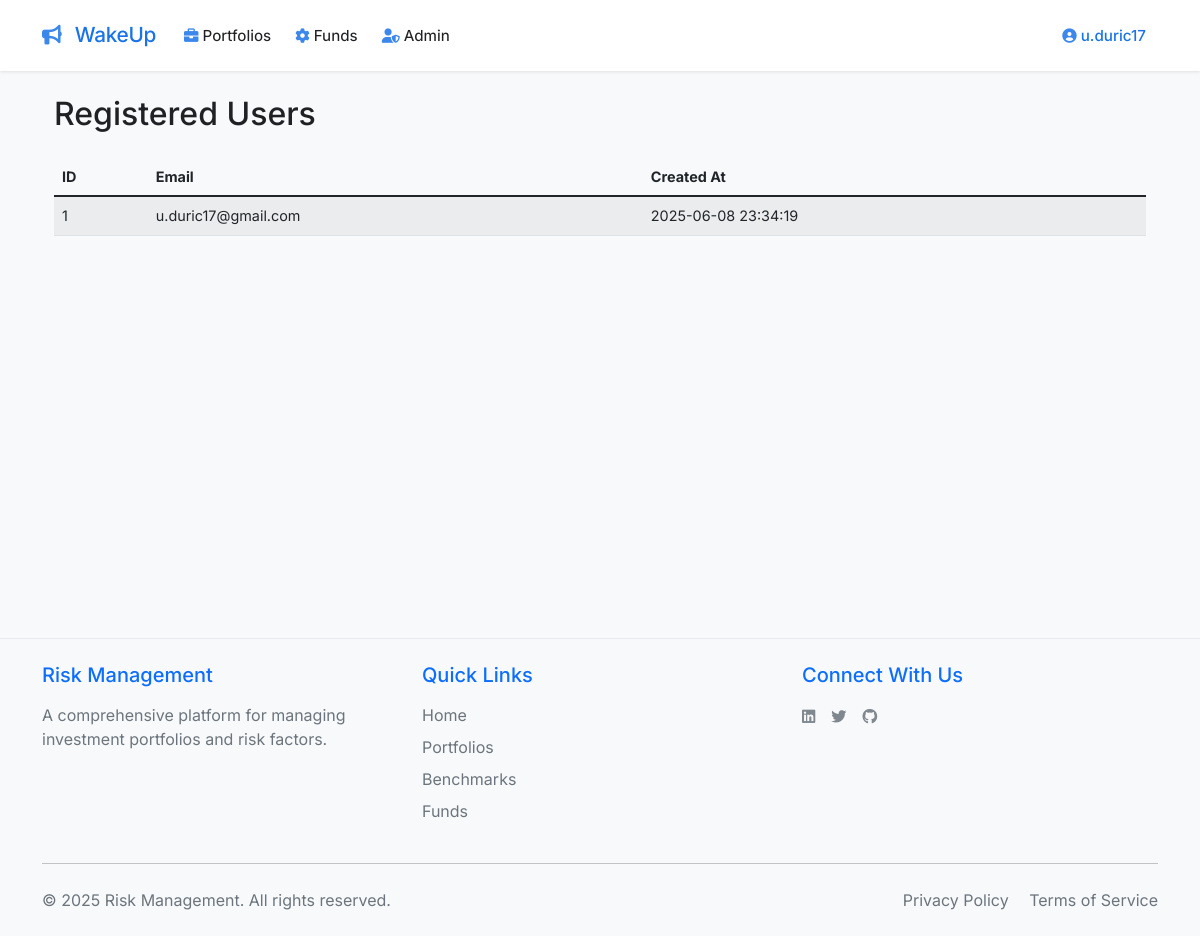
Screenshot of /users (signed in) with the database file from the repository.
### app.py (models this page shows, shortened)
class User(UserMixin, db.Model):
    id = db.Column(db.Integer, primary_key=True)
    email = db.Column(db.String(120), unique=True, nullable=False)
    name = db.Column(db.String(80), nullable=False)
    password_hash = db.Column(db.String(128))
    user_type = db.Column(db.String(20), default='beginner')
    created_at = db.Column(db.DateTime, default=datetime.utcnow)
    portfolios = db.relationship('Portfolio', backref='user', lazy=True)
    benchmarks = db.relationship('Benchmark', back_populates='user', lazy=True)
    funds = db.relationship('Fund', back_populates='user', lazy=True)
    def is_admin(self):
        return self.user_type == 'admin'

### app.py (the view)
@app.route('/users')
def get_users():
    users = User.query.all()
    return render_template('users.html', users=users)

### app.py (called while the page is built)
@app.after_request
def add_security_headers(response):
    response.headers['X-Content-Type-Options'] = 'nosniff'
    response.headers['X-Frame-Options'] = 'SAMEORIGIN'
    response.headers['X-XSS-Protection'] = '1; mode=block'
    response.headers['Strict-Transport-Security'] = 'max-age=31536000; includeSubDomains'
    return response

@login_manager.user_loader
def load_user(user_id):
    return User.query.get(int(user_id))

@app.context_processor
def inject_now():
    return {'now': datetime.utcnow()}

### templates/users.html
{% extends "base.html" %}
{% block content %}
<div class="container mt-4">
    <h2 class="mb-4">Registered Users</h2>
    {% if users %}
    <div class="table-responsive">
        <table class="table table-striped">
            <thead>
                <tr>
                    <th>ID</th>
                    <th>Email</th>
                    <th>Created At</th>
                </tr>
            </thead>
            <tbody>
                {% for user in users %}
                <tr>
                    <td>{{ user.id }}</td>
                    <td>{{ user.email }}</td>
                    <td>{{ user.created_at.strftime('%Y-%m-%d %H:%M:%S') }}</td>
                </tr>
                {% endfor %}
            </tbody>
        </table>
    </div>
    {% else %}
    <div class="alert alert-info">No users registered yet.</div>
    {% endif %}
</div>
{% endblock %}

### templates/base.html (shortened to what this page needs)
<!DOCTYPE html>
<html lang="en">
<head>
    <link href="https://cdn.jsdelivr.net/npm/bootstrap@5.1.3/dist/css/bootstrap.min.css" rel="stylesheet">
    <link href="https://cdnjs.cloudflare.com/ajax/libs/font-awesome/6.0.0/css/all.min.css" rel="stylesheet">
    <link href="{{ url_for('static', filename='css/style.css') }}" rel="stylesheet">
</head>
<body>
    <nav class="navbar navbar-expand-lg">
        <div class="container">
            <a class="navbar-brand" href="{{ url_for('total_portfolio') }}">
                <i class="fa-solid fa-bullhorn me-2"></i> WakeUp
            </a>
            <div class="collapse navbar-collapse" id="navbarNav">
                <ul class="navbar-nav me-auto">
                    {% if current_user.is_authenticated %}
                    <li class="nav-item dropdown">
                        <a class="nav-link dropdown-toggle" href="#" id="portfoliosDropdown" role="button" data-bs-toggle="dropdown">
                            <i class="fas fa-briefcase me-1"></i>Portfolios
                        </a>
                    </li>
                    <li class="nav-item dropdown">
                        <a class="nav-link dropdown-toggle" href="#" id="optionsDropdown" role="button" data-bs-toggle="dropdown">
                            <i class="fas fa-cog me-1"></i>Funds
                        </a>
                    </li>
                    {% if current_user.is_admin() %}
                    <li class="nav-item dropdown">
                        <a class="nav-link dropdown-toggle" href="#" id="adminDropdown" role="button" data-bs-toggle="dropdown">
                            <i class="fas fa-user-shield me-1"></i>Admin
                        </a>
                    </li>
                    {% endif %}
                    {% endif %}
                </ul>
                <ul class="navbar-nav ms-auto">
                    {% if current_user.is_authenticated %}
                    <li class="nav-item dropdown">
                        <a class="nav-link dropdown-toggle profile-link" href="#" id="profileDropdown" role="button" data-bs-toggle="dropdown">
                            <i class="fas fa-user-circle me-1"></i>{{ current_user.name }}
                        </a>
                    </li>
                    {% endif %}
                </ul>
            </div>
        </div>
    </nav>
    <div class="main-content">
        <div class="container mt-4 pb-5">
            {% block content %}{% endblock %}
        </div>
    </div>
    <footer class="footer mt-auto py-4 bg-light">
        <div class="container">
            <div class="row">
                <div class="col-md-4 mb-3 mb-md-0">
                    <h5 class="text-primary mb-3">Risk Management</h5>
                    <p class="text-muted mb-0">A comprehensive platform for managing investment portfolios and risk factors.</p>
                </div>
                <div class="col-md-4 mb-3 mb-md-0">
                    <h5 class="text-primary mb-3">Quick Links</h5>
                    <ul class="list-unstyled">
                        <li class="mb-2"><a href="{{ url_for('home') }}" class="text-decoration-none text-muted">Home</a></li>
                        <li class="mb-2"><a href="{{ url_for('get_portfolios') }}" class="text-decoration-none text-muted">Portfolios</a></li>
                        <li class="mb-2"><a href="{{ url_for('get_benchmarks') }}" class="text-decoration-none text-muted">Benchmarks</a></li>
                        <li class="mb-2"><a href="{{ url_for('get_funds') }}" class="text-decoration-none text-muted">Funds</a></li>
                    </ul>
                </div>
                <div class="col-md-4">
                    <h5 class="text-primary mb-3">Connect With Us</h5>
                    <div class="d-flex gap-3">
                        <a href="#" class="text-muted text-decoration-none" title="LinkedIn">
                        </a>
                        <a href="#" class="text-muted text-decoration-none" title="Twitter">
                        </a>
                        <a href="#" class="text-muted text-decoration-none" title="GitHub">
                        </a>
                    </div>
                </div>
            </div>
            <hr class="my-4">
            <div class="row align-items-center">
                <div class="col-md-6 text-center text-md-start">
                    <p class="text-muted mb-0">&copy; {{ now.year }} Risk Management. All rights reserved.</p>
                </div>
                <div class="col-md-6 text-center text-md-end">
                    <a href="{{ url_for('privacy_policy') }}" class="text-muted text-decoration-none me-3">Privacy Policy</a>
                    <a href="#" class="text-muted text-decoration-none">Terms of Service</a>
                </div>
            </div>
        </div>
    </footer>
</body>
</html>

### static/css/style.css (style rules this page uses)
:root { --primary-color: #1a73e8; --secondary-color: #4285f4; --accent-color: #669df6; --text-color: #202124; --text-muted: #5f6368; --light-bg: #f8f9fa; --border-color: #e8eaed; --white: #ffffff; --icon-color: #1a73e8; --google-blue: #4285F4; --google-red: #EA4335; --google-yellow: #FBBC05; --google-green: #34A853; }
body { font-family: 'Inter', sans-serif; color: var(--text-color); background-color: var(--light-bg); min-height: 100vh; display: flex; flex-direction: column; }
.fas, .far, .fab, .fa-solid { opacity: 0.85; font-size: 0.95em; }
.main-content { flex: 1 0 auto; min-height: 15cm; }
.navbar { background: var(--white); padding: 1rem 0; box-shadow: 0 1px 3px rgba(0, 0, 0, 0.1); min-height: 64px; }
.navbar-brand { font-weight: 500; color: var(--primary-color) !important; font-size: 1.3rem; padding: 0.5rem 0; line-height: 1; letter-spacing: -0.3px; position: relative; }
.navbar-brand::after { content: ''; position: absolute; left: 0; bottom: 0; width: 100%; height: 2px; background: linear-gradient(90deg, var(--primary-color), transparent); transform: scaleX(0); opacity: 0; transition: all 0.3s ease; transform-origin: left; }
.nav-link { color: var(--text-color) !important; font-size: 0.95rem; padding: 0.75rem 0.75rem !important; transition: color 0.2s ease; line-height: 1; position: relative; font-weight: 450; }
.nav-link::after { content: ''; position: absolute; left: 0; bottom: 0; width: 100%; height: 2px; background: linear-gradient(90deg, var(--primary-color), transparent); transform: scaleX(0); opacity: 0; transition: all 0.3s ease; transform-origin: center; }
.nav-link i { transition: all 0.2s ease; color: var(--primary-color); opacity: 0.85; }
.profile-link { color: var(--primary-color) !important; font-weight: 500; padding: 0.5rem 1rem; transition: all 0.2s ease; }
.profile-link i { color: var(--primary-color); margin-right: 0.5rem; transition: all 0.2s ease; }
.table { font-size: 0.9rem; }
.table td { font-size: 0.9rem; }
.footer { background-color: var(--light-bg); border-top: 1px solid var(--border-color); }

### rows the page displays
User: name "u.duric17", id "1", email "u.duric17@gmail.com", created_at "2025-06-08 23:34:19"
